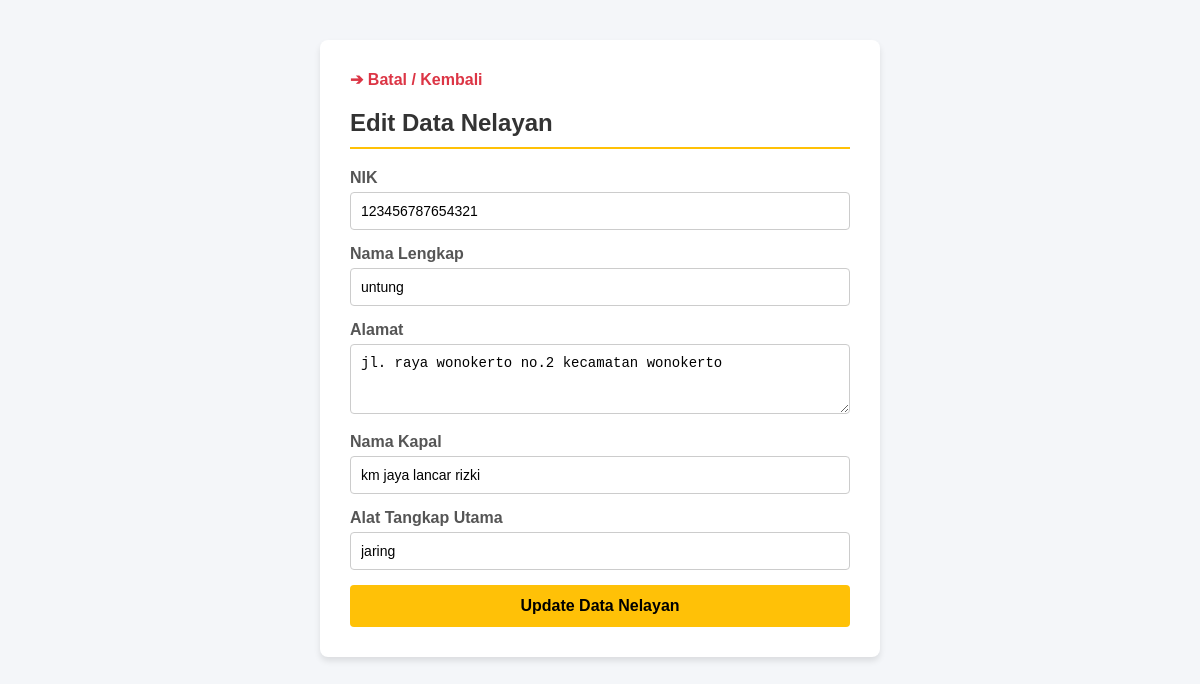
Page /edit.php?id=2 on the committed database.
### tables this page shows
CREATE TABLE IF NOT EXISTS `nelayan` (
  `id` int NOT NULL AUTO_INCREMENT,
  `nik` varchar(16) NOT NULL,
  `nama` varchar(100) NOT NULL,
  `alamat` text NOT NULL,
  `nama_kapal` varchar(50) DEFAULT NULL,
  `alat_tangkap` varchar(50) DEFAULT NULL,
  `tanggal_daftar` timestamp NULL DEFAULT (now()),
  PRIMARY KEY (`id`),
  UNIQUE KEY `nik` (`nik`)
);

### edit.php (the view, shortened to what this page needs)
<?php
include 'koneksi.php';
$id = mysqli_real_escape_string($koneksi, $_GET['id']);
$query = "SELECT * FROM nelayan WHERE id = '$id'";
$result = mysqli_query($koneksi, $query);
$data = mysqli_fetch_assoc($result);
?>
<!DOCTYPE html>
<html lang="id">
<head>
</head>
<body>
<div class="form-container">
    <a href="index.php" class="back-link">➔ Batal / Kembali</a>
    <h2>Edit Data Nelayan</h2>
    <form action="" method="POST">
        <div class="input-group">
            <label>NIK</label>
            <input type="text" name="nik" value="<?= htmlspecialchars($data['nik']); ?>" required maxlength="16">
        </div>
        <div class="input-group">
            <label>Nama Lengkap</label>
            <input type="text" name="nama" value="<?= htmlspecialchars($data['nama']); ?>" required>
        </div>
        <div class="input-group">
            <label>Alamat</label>
            <textarea name="alamat" rows="3" required><?= htmlspecialchars($data['alamat']); ?></textarea>
        </div>
        <div class="input-group">
            <label>Nama Kapal</label>
            <input type="text" name="nama_kapal" value="<?= htmlspecialchars($data['nama_kapal']); ?>">
        </div>
        <div class="input-group">
            <label>Alat Tangkap Utama</label>
            <input type="text" name="alat_tangkap" value="<?= htmlspecialchars($data['alat_tangkap']); ?>">
        </div>
        <button type="submit" name="update" class="btn-update">Update Data Nelayan</button>
    </form>
</div>
</body>
</html>

### edit.php (style rules this page uses)
body { font-family: Arial, sans-serif; margin: 0; padding: 40px; background-color: #f4f6f9; }
.form-container { max-width: 500px; margin: auto; background: white; padding: 30px; border-radius: 8px; box-shadow: 0 4px 6px rgba(0,0,0,0.1); }
h2 { margin-top: 0; color: #333; border-bottom: 2px solid #ffc107; padding-bottom: 10px; }
.input-group { margin-bottom: 15px; }
label { display: block; margin-bottom: 5px; font-weight: bold; color: #555; }
input, textarea { width: 100%; padding: 10px; box-sizing: border-box; border: 1px solid #ccc; border-radius: 4px; font-size: 14px; }
.btn-update { background-color: #ffc107; color: black; border: none; padding: 12px; width: 100%; cursor: pointer; border-radius: 4px; font-size: 16px; font-weight: bold; }
.back-link { display: inline-block; margin-bottom: 20px; text-decoration: none; color: #dc3545; font-weight: bold; }

### rows in the picture
nelayan: nik "123456787654321", nama "untung", alamat "jl. raya wonokerto no.2 kecamatan wonokerto", nama_kapal "km jaya lancar rizki", alat_tangkap "jaring"
